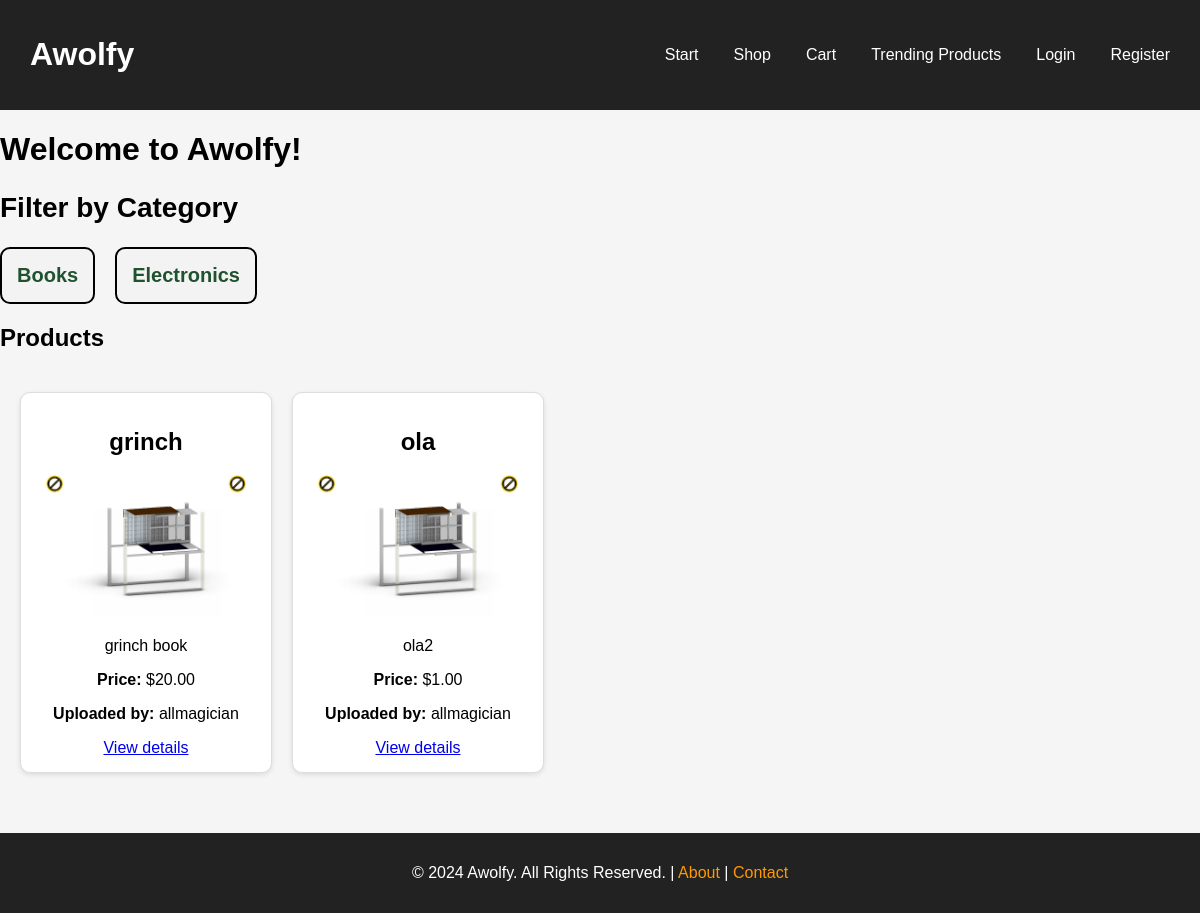
Before: /?category=books with the older database file.
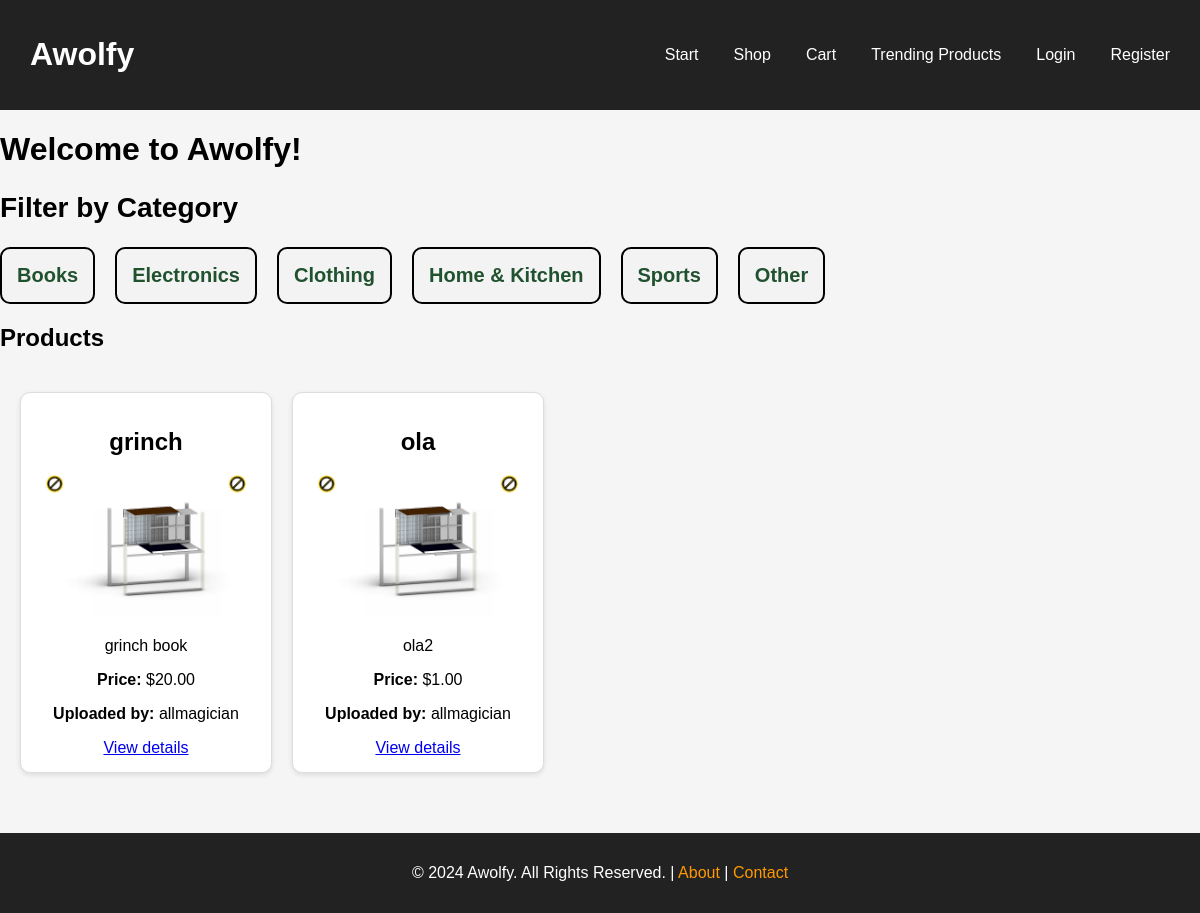
After: the same page with the newer database file.
### products/models.py (models this page shows, shortened)
class Category(models.Model):
    name = models.CharField(max_length=200, unique=True)
    slug = models.SlugField(unique=True)

class Product(models.Model):
    user = models.ForeignKey(User, on_delete=models.CASCADE, related_name="products")
    name = models.CharField(max_length=200)
    description = models.TextField()
    price = models.DecimalField(max_digits=10, decimal_places=2)
    stock = models.PositiveIntegerField()
    category = models.ForeignKey('Category', on_delete=models.CASCADE)
    image = models.ImageField(upload_to='product_images/', blank=True, null=True)
    created_at = models.DateTimeField(auto_now_add=True)
    slug = models.SlugField(unique=True, blank=True)  # Added slug field

### core/views.py (the view)
# urls.py: path('', views.home_page, name='home_page'),
def home_page(request):
    products = Product.objects.all()
    categories = Category.objects.all()
    return render(request, 'core/home.html', {'products': products, 'categories': categories})

### core/context_processors.py (called while the page is built)
def categories_processor(request):
    return {
        'categories': Category.objects.all()
    }

### products/context_processors.py (called while the page is built)
def categories_context_processor(request):
    categories = Category.objects.all()  # Fetch all categories
    return {'categories': categories}

### core/templates/core/home.html
{% extends 'core/base.html' %}
{% block content %}
<h1>Welcome to Awolfy!</h1>
<h2 style="font-size: 28px;">Filter by Category</h2>
<div style="display: flex; flex-wrap: wrap; gap: 20px;">
    {% for category in categories %}
        <div style="border: 2px solid #000; padding: 15px; border-radius: 10px; background-color: #f3f3f3; text-align: center;">
            <a href="?category={{ category.slug }}" style="font-size: 20px; color: #215230; font-weight: bold; text-decoration: none;">
                {{ category.name }}
            </a>
        </div>
    {% endfor %}
</div>
<h2>Products</h2>
<div class="product-list" style="display: flex; flex-wrap: wrap; gap: 20px;">
    {% for product in products %}
        {% if not request.GET.category or request.GET.category == product.category.slug %}
        <div class="product" style="border: 1px solid #ddd; padding: 15px; border-radius: 10px; width: 220px;">
            <h2>{{ product.name }}</h2>
            {% if product.image %}
                <img src="{{ product.image.url }}" alt="{{ product.name }}" style="max-width: 200px;">
            {% else %}
                <p>No image available.</p>
            {% endif %}
            <p>{{ product.description }}</p>
            <p><strong>Price:</strong> ${{ product.price }}</p>
            <p><strong>Uploaded by:</strong> {{ product.user.username }}</p>
            <a href="{% url 'products:product_detail' product.id %}">View details</a>
        </div>
        {% endif %}
    {% empty %}
        <p>No products available.</p>
    {% endfor %}
</div>
{% endblock %}

### core/templates/core/base.html (shortened to what this page needs)
<!DOCTYPE html>
<html lang="en">
<head>
    {% load static %}
    <link rel="stylesheet" href="{% static 'core/style.css' %}">
</head>
<body>
    <header class="site-header">
        <h1><a href="{% url 'core:home_page' %}">Awolfy</a></h1>
        <nav class="site-navigation">
            <a href="{% url 'core:home_page' %}">Start</a>
            <a href="{% url 'products:product_list' %}">Shop</a>
            <a href="{% url 'cart:cart_detail' %}">Cart</a>
            <a href="{% url 'products:trending_products_chart' %}">Trending Products</a>
            {% if user.is_authenticated %}
                <a href="{% url 'users:profile' %}">Profile</a>
                <a href="{% url 'logout' %}">Logout</a>
            {% else %}
                <a href="{% url 'login' %}">Login</a>
                <a href="{% url 'users:register' %}">Register</a>
            {% endif %}
        </nav>
    </header>
    <main class="site-content">
        {% block content %}
        {% endblock %}
    </main>
    <footer class="site-footer">
        <p>&copy; 2024 Awolfy. All Rights Reserved. |
            <a href="{% url 'core:about' %}">About</a> |
            <a href="{% url 'core:contact' %}">Contact</a>
        </p>
    </footer>
</body>
</html>

### core/static/core/style.css (style rules this page uses)
body { font-family: Arial, sans-serif; margin: 0; padding: 0; background-color: #f5f5f5; }
.site-header { display: flex; justify-content: space-between; align-items: center; background: #222; color: white; padding: 15px 20px; }
.site-header a { text-decoration: none; color: white; margin: 0 10px; }
.site-navigation { display: flex; gap: 15px; }
.product-list { display: grid; grid-template-columns: repeat(auto-fill, minmax(250px, 1fr)); gap: 20px; padding: 20px; }
.site-footer { background: #222; color: white; text-align: center; padding: 15px 0; margin-top: 20px; }
.site-footer a { color: #ff9900; text-decoration: none; }
.product { background: white; padding: 15px; border-radius: 5px; box-shadow: 0px 2px 5px rgba(0, 0, 0, 0.1); margin-bottom: 20px; text-align: center; }

Changed rows visible on the page:
added Category: name "Clothing"
added Category: name "Home & Kitchen"
added Category: name "Sports"
added Category: name "Other"
